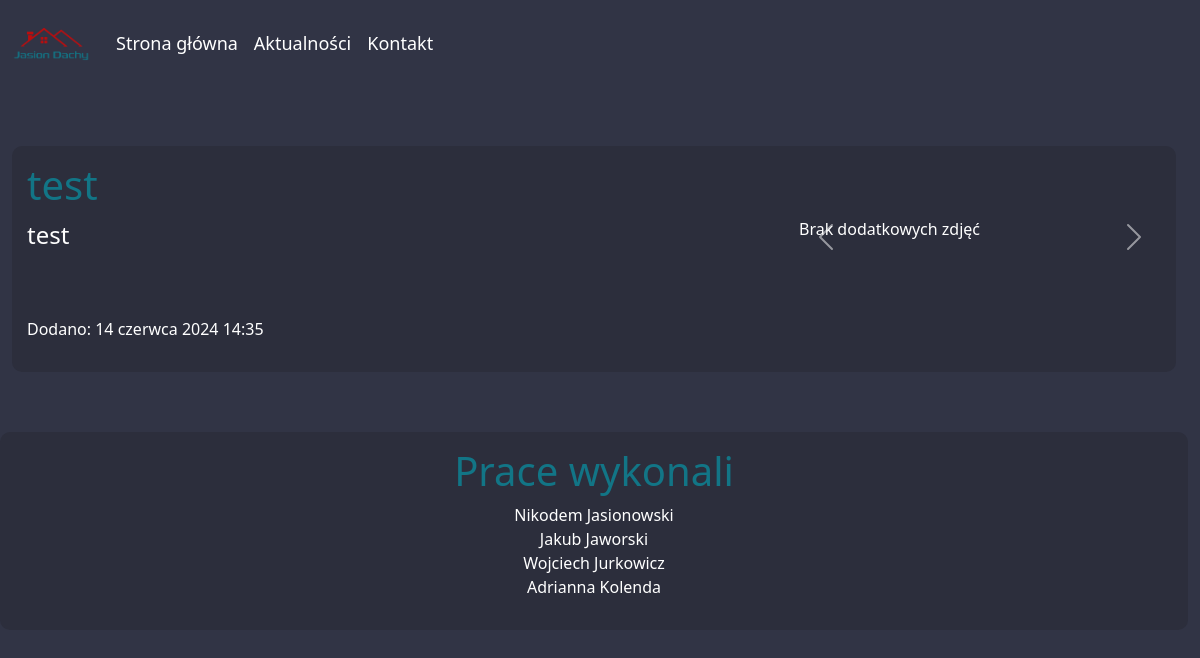
The app's page /blog/4/, older data.
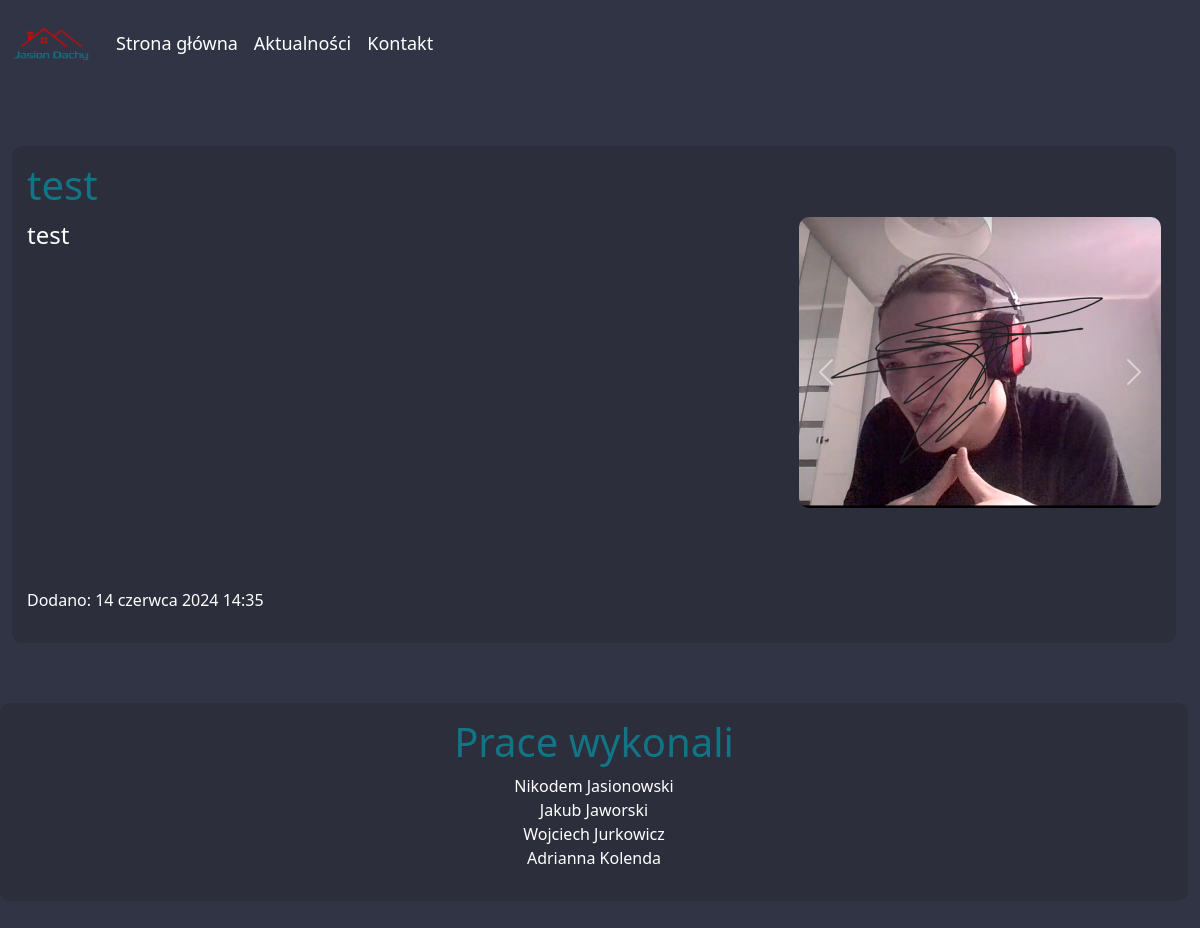
The same page, newer data.
### mainapp/models.py (models this page shows, shortened)
class RealizationImage(models.Model):
    realization = models.ForeignKey(Realization, related_name='images', on_delete=models.CASCADE)
    image = models.ImageField(upload_to='realizations_images/')

class Realization(models.Model):
    title = models.CharField(max_length=100, verbose_name="Tytuł")  # Title of the realization
    content = models.CharField(max_length=1000, verbose_name="Opis")  # Description of the realization
    date = models.DateTimeField(default=timezone.now,
                                verbose_name="Data dodania")  # Date and time when the realization was added
    image = models.ImageField(upload_to='realizations_images/', null=True, blank=True, verbose_name="Zdjęcie główne") # Image of the realization
    class Meta:
        verbose_name_plural = "Realizacje"  # Plural name for the Realization model
        ordering = ['-date']  # Default ordering by date

### mainapp/views.py (the view)
# urls.py: path('blog/<int:entry_id>/', views.detail, name='detail'),
@require_http_methods(["GET", "POST"])
def detail(request, entry_id):
    try:
        entry = get_object_or_404(Realization, pk=entry_id)
        images = RealizationImage.objects.filter(realization=entry)
        context = {'entry': entry, 'images': images}
        logger.debug(f"Widok szczegółowy dla realizacji {entry_id}")
        return render(request, 'mainapp/detail.html', context)
    except Realization.DoesNotExist:
        logger.error(f"Realizacja o id {entry_id} nie istnieje")
        raise Http404("Podany wpis nie istnieje")
    except Exception as e:
        logger.error(f"Błąd w widoku szczegółowym dla realizacji {entry_id}: {e}")
        return render(request, 'mainapp/error.html', {'error': str(e)})

### mainapp/templates/mainapp/detail.html (shortened to what this page needs)
{% extends 'mainapp/base.html' %}
{% block content %}
<div class="col-12">
        <article>
    <h1>{{ entry.title }}</h1>
    <div class = "row">
        <div class = "col-8 order-first" style="font-size: x-large">{{ entry.content|linebreaks }}</div>
            <div class="col-4">
                 <div id="carouselExample" class="carousel slide" data-ride="carousel">
                    <div class="carousel-inner">
                {% for img in images %}
                        <div class="carousel-item {% if forloop.first %}active{% endif %}">
                            <img src="{{ img.image.url }}" alt="Image for {{ entry.title }}" class="d-block w-100 blog_img" >
                        </div>
                {% empty %}
                    <p>Brak dodatkowych zdjęć</p>
                {% endfor %}
                    </div>
                    <a class="carousel-control-prev" href="#carouselExample" role="button" data-slide="prev">
                        <span class="carousel-control-prev-icon" aria-hidden="true"></span>
                    </a>
                    <a class="carousel-control-next" href="#carouselExample" role="button" data-slide="next">
                        <span class="carousel-control-next-icon" aria-hidden="true"></span>
                    </a>
                </div>
            </div>
    </div>
    <p>Dodano: {{ entry.date }}</p>
    </article>
</div>
{% endblock content %}

Row changes from the older to the newer data that the page shows:
added RealizationImage: image (picture)
Text that changed along with them:
text no longer shown: "Brak dodatkowych zdjęć"
